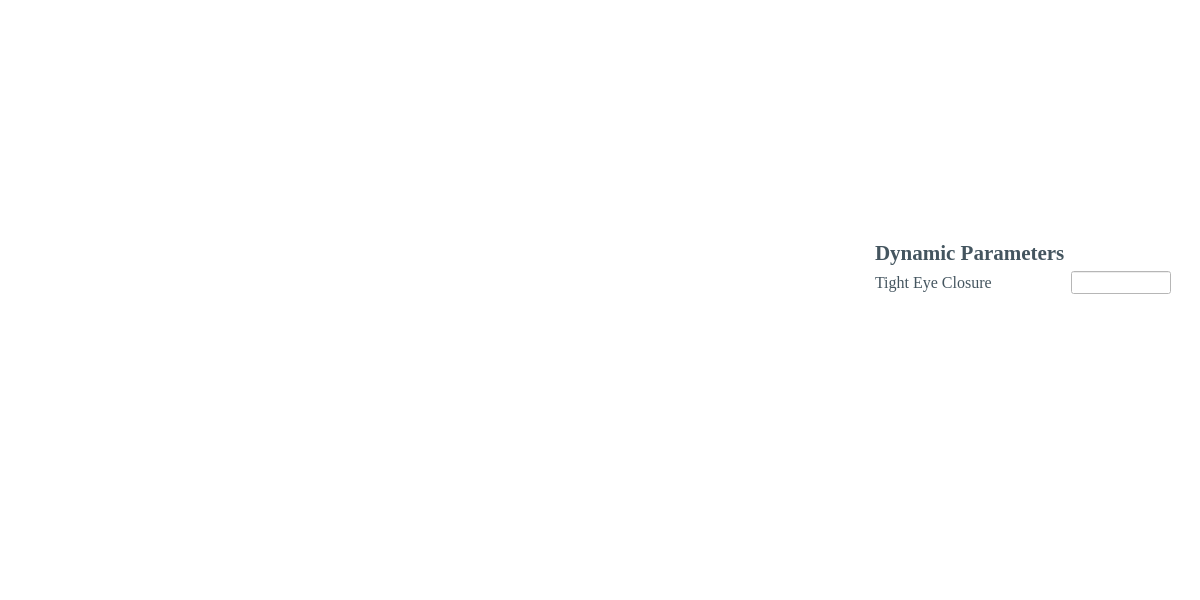
<?xml version="1.0" encoding="UTF-8"?>
<ui version="4.0">
 <class>Auto_eFaceWindow</class>
 <widget class="QMainWindow" name="Auto_eFaceWindow">
  <property name="geometry">
   <rect>
    <x>0</x>
    <y>0</y>
    <width>1200</width>
    <height>600</height>
   </rect>
  </property>
  <property name="sizePolicy">
   <sizepolicy hsizetype="Fixed" vsizetype="Fixed">
    <horstretch>0</horstretch>
    <verstretch>0</verstretch>
   </sizepolicy>
  </property>
  <property name="minimumSize">
   <size>
    <width>1200</width>
    <height>600</height>
   </size>
  </property>
  <property name="maximumSize">
   <size>
    <width>1200</width>
    <height>600</height>
   </size>
  </property>
  <property name="windowTitle">
   <string>Tight Eye Closure Auto eFace</string>
  </property>
  <property name="windowIcon">
   <iconset>
    <normaloff>../icons/Home_logo_square.jpg</normaloff>../icons/Home_logo_square.jpg</iconset>
  </property>
  <property name="styleSheet">
   <string notr="true">background-color: rgb(255, 255, 255);</string>
  </property>
  <widget class="QWidget" name="centralwidget">
   <layout class="QGridLayout" name="gridLayout">
    <item row="9" column="2">
     <widget class="QLabel" name="label">
      <property name="sizePolicy">
       <sizepolicy hsizetype="Fixed" vsizetype="Fixed">
        <horstretch>0</horstretch>
        <verstretch>0</verstretch>
       </sizepolicy>
      </property>
      <property name="font">
       <font>
        <family>Times New Roman</family>
        <pointsize>16</pointsize>
        <weight>75</weight>
        <bold>true</bold>
       </font>
      </property>
      <property name="styleSheet">
       <string notr="true">color: rgb(68, 85, 95);</string>
      </property>
      <property name="text">
       <string>Dynamic Parameters</string>
      </property>
     </widget>
    </item>
    <item row="10" column="3">
     <widget class="QLineEdit" name="PFLineEdit">
      <property name="sizePolicy">
       <sizepolicy hsizetype="Fixed" vsizetype="Fixed">
        <horstretch>0</horstretch>
        <verstretch>0</verstretch>
       </sizepolicy>
      </property>
      <property name="minimumSize">
       <size>
        <width>100</width>
        <height>0</height>
       </size>
      </property>
      <property name="maximumSize">
       <size>
        <width>100</width>
        <height>16777215</height>
       </size>
      </property>
      <property name="font">
       <font>
        <family>Times New Roman</family>
        <pointsize>10</pointsize>
       </font>
      </property>
     </widget>
    </item>
    <item row="8" column="1" rowspan="8">
     <widget class="MplWidget" name="plotWidget" native="true">
      <property name="sizePolicy">
       <sizepolicy hsizetype="Preferred" vsizetype="Preferred">
        <horstretch>0</horstretch>
        <verstretch>0</verstretch>
       </sizepolicy>
      </property>
      <property name="minimumSize">
       <size>
        <width>0</width>
        <height>0</height>
       </size>
      </property>
      <property name="maximumSize">
       <size>
        <width>16777215</width>
        <height>16777215</height>
       </size>
      </property>
     </widget>
    </item>
    <item row="10" column="2">
     <widget class="QLabel" name="PFLabel">
      <property name="sizePolicy">
       <sizepolicy hsizetype="Fixed" vsizetype="Fixed">
        <horstretch>0</horstretch>
        <verstretch>0</verstretch>
       </sizepolicy>
      </property>
      <property name="minimumSize">
       <size>
        <width>180</width>
        <height>0</height>
       </size>
      </property>
      <property name="font">
       <font>
        <family>Times New Roman</family>
        <pointsize>12</pointsize>
       </font>
      </property>
      <property name="styleSheet">
       <string notr="true">color: rgb(68, 85, 95);</string>
      </property>
      <property name="text">
       <string>Tight Eye Closure</string>
      </property>
     </widget>
    </item>
    <item row="15" column="4">
     <spacer name="verticalSpacer_3">
      <property name="orientation">
       <enum>Qt::Vertical</enum>
      </property>
      <property name="sizeHint" stdset="0">
       <size>
        <width>20</width>
        <height>40</height>
       </size>
      </property>
     </spacer>
    </item>
    <item row="16" column="1">
     <spacer name="horizontalSpacer_3">
      <property name="orientation">
       <enum>Qt::Horizontal</enum>
      </property>
      <property name="sizeHint" stdset="0">
       <size>
        <width>40</width>
        <height>20</height>
       </size>
      </property>
     </spacer>
    </item>
    <item row="8" column="2">
     <spacer name="verticalSpacer">
      <property name="orientation">
       <enum>Qt::Vertical</enum>
      </property>
      <property name="sizeHint" stdset="0">
       <size>
        <width>20</width>
        <height>40</height>
       </size>
      </property>
     </spacer>
    </item>
    <item row="9" column="0" rowspan="6">
     <spacer name="verticalSpacer_2">
      <property name="orientation">
       <enum>Qt::Vertical</enum>
      </property>
      <property name="sizeHint" stdset="0">
       <size>
        <width>20</width>
        <height>40</height>
       </size>
      </property>
     </spacer>
    </item>
   </layout>
  </widget>
  <widget class="QMenuBar" name="menubar">
   <property name="geometry">
    <rect>
     <x>0</x>
     <y>0</y>
     <width>1200</width>
     <height>26</height>
    </rect>
   </property>
  </widget>
  <widget class="QStatusBar" name="statusbar"/>
 </widget>
 <customwidgets>
  <customwidget>
   <class>MplWidget</class>
   <extends>QWidget</extends>
   <header>MplWidget.h</header>
   <container>1</container>
  </customwidget>
 </customwidgets>
 <resources/>
 <connections/>
</ui>
